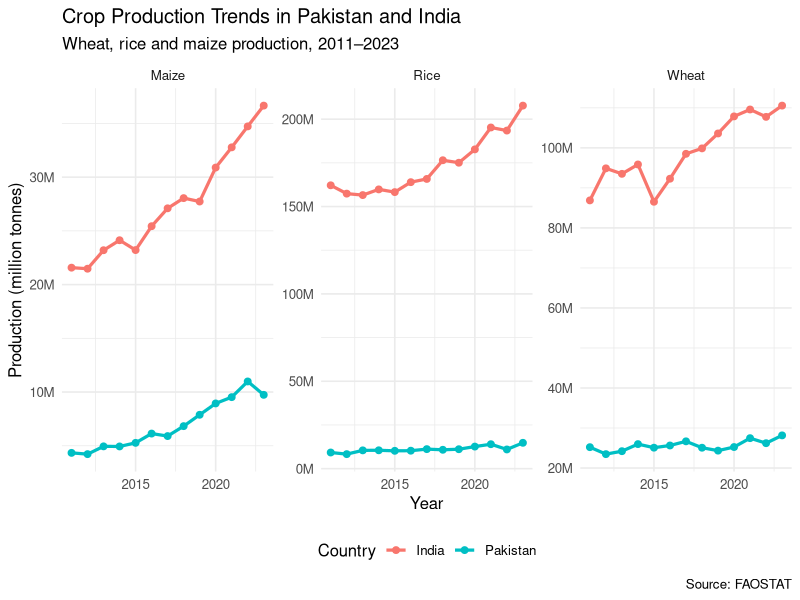
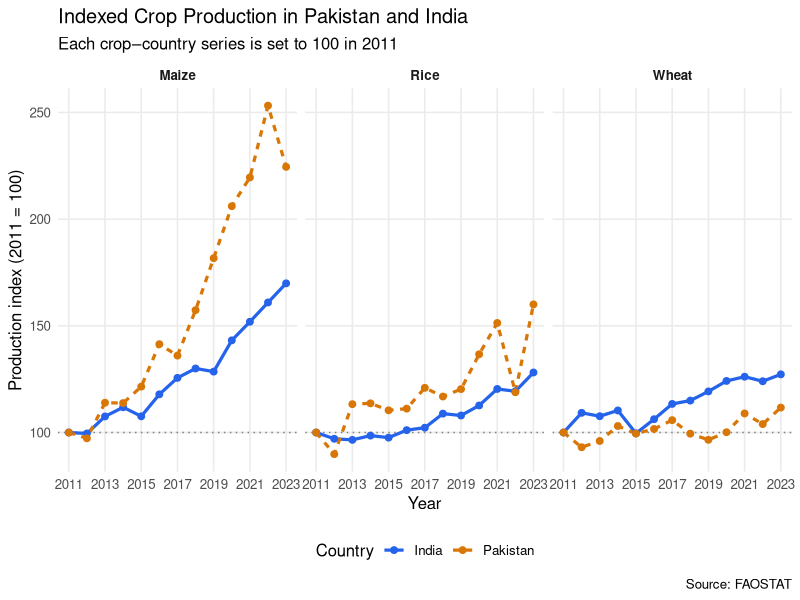
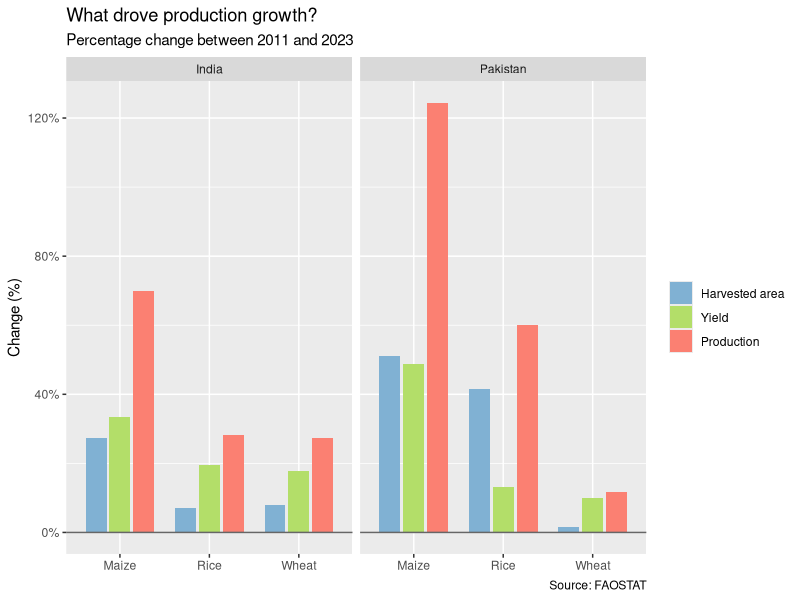
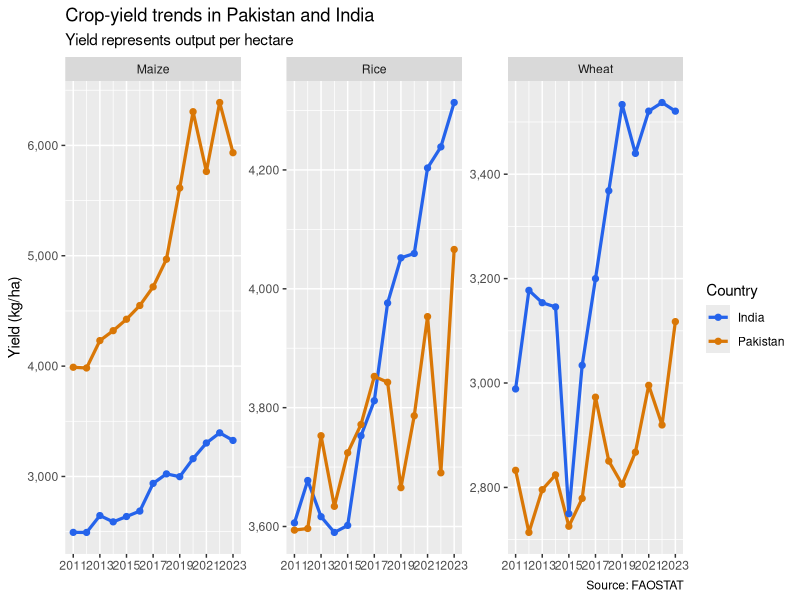
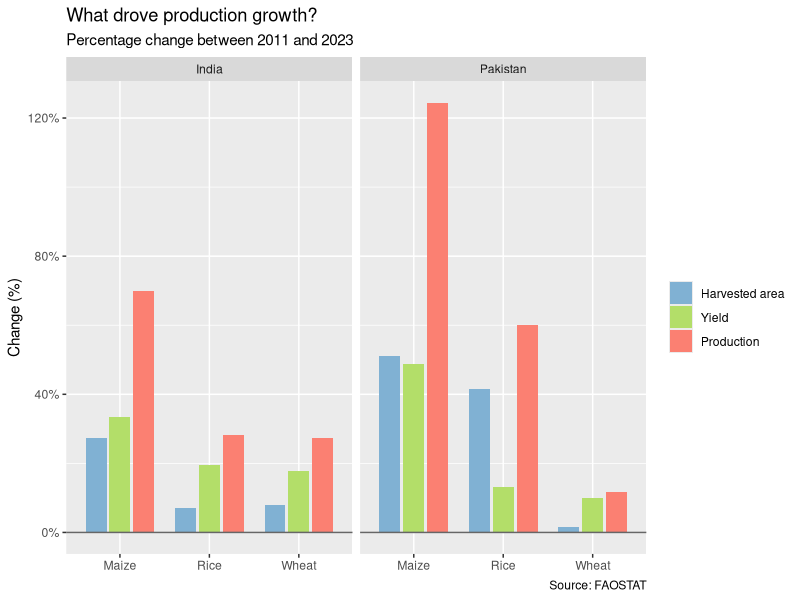
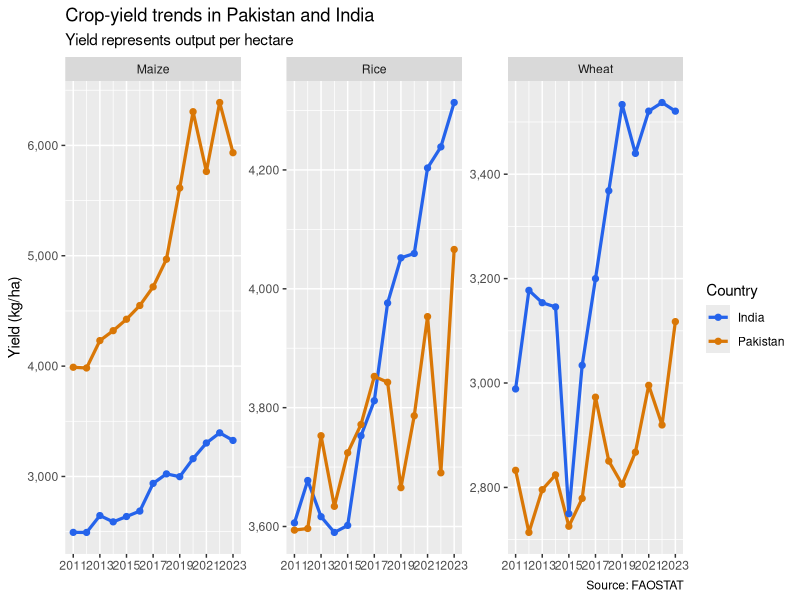

R code for these plots, in order:
## ---- chunk 1
library(tidyverse)
install.packages("ggplot2")
library(ggplot2)
library(scales)
## ---- chunk 2
agri_data <- read.csv(
  "data/agriculture.csv",
  fileEncoding = "UTF-8-BOM"
)
## ---- chunk 3
library(dplyr)
library(tidyr)

crop_data <- agri_data %>%
  filter(
    Area %in% c("Pakistan", "India"),
    Item %in% c("Wheat", "Rice", "Maize (corn)"),
    Element %in% c("Area harvested", "Yield", "Production"),
    !is.na(Value)
  ) %>%
  mutate(
    Item = recode(Item, "Maize (corn)" = "Maize")
  ) %>%
  select(Area, Item, Year, Element, Value) %>%
  pivot_wider(
    names_from = Element,
    values_from = Value
  ) %>%
  rename(
    country = Area,
    crop = Item,
    year = Year,
    area_ha = `Area harvested`,
    yield_kg_ha = Yield,
    production_t = Production
  ) %>%
  arrange(country, crop, year)
## ---- chunk 4
head(agri_data)
str(agri_data)
dim(agri_data)
names(agri_data)
## ---- chunk 5
head(crop_data)
dim(crop_data)

crop_data %>%
  count(country, crop)
## ---- chunk 6
library(ggplot2)
library(scales)

ggplot(
  crop_data,
  aes(x = year, y = production_t, color = country)
) +
  geom_line(linewidth = 1.1) +
  geom_point(size = 2) +
  facet_wrap(~ crop, scales = "free_y") +
  scale_y_continuous(
    labels = label_number(scale = 1e-6, suffix = "M")
  ) +
  labs(
    title = "Crop Production Trends in Pakistan and India",
    subtitle = "Wheat, rice and maize production, 2011–2023",
    x = "Year",
    y = "Production (million tonnes)",
    color = "Country",
    caption = "Source: FAOSTAT"
  ) +
  theme_minimal(base_size = 12) +
  theme(legend.position = "bottom")
## ---- chunk 7
library(dplyr)
library(ggplot2)
indexed_data <- crop_data %>% group_by(country, crop) %>% mutate(production_2011 = production_t[year == 2011][1], production_index = (production_t / production_2011) * 100
) %>%
    ungroup()
indexed_data %>%
  filter(year == 2011) %>%
  select(country, crop, year, production_index)
## ---- chunk 8
ggplot(
  indexed_data,
  aes(
    x = year,
    y = production_index,
    color = country,
    linetype = country,
    group = country
  )
) +
  geom_hline(
    yintercept = 100,
    color = "grey50",
    linetype = "dotted"
  ) +
  geom_line(linewidth = 1.1) +
  geom_point(size = 2) +
  facet_wrap(~ crop, nrow = 1) +
  scale_color_manual(
    values = c(
      "India" = "#2563EB",
      "Pakistan" = "#D97706"
    )
  ) +
  scale_x_continuous(
    breaks = seq(2011, 2023, by = 2)
  ) +
  labs(
    title = "Indexed Crop Production in Pakistan and India",
    subtitle = "Each crop–country series is set to 100 in 2011",
    x = "Year",
    y = "Production index (2011 = 100)",
    color = "Country",
    linetype = "Country",
    caption = "Source: FAOSTAT"
  ) +
  theme_minimal(base_size = 12) +
  theme(
    legend.position = "bottom",
    panel.grid.minor = element_blank(),
    strip.text = element_text(face = "bold")
  )
## ---- chunk 9
growth_ranking <- indexed_data %>%
  group_by(country, crop) %>%
  slice_max(year, n = 1, with_ties = FALSE) %>%
  ungroup() %>%
  transmute(
    country,
    crop,
    final_year = year,
    final_index = round(production_index, 1),
    growth_percent = round(production_index - 100, 1)
  ) %>%
  arrange(desc(growth_percent))

growth_ranking
## ---- chunk 10
growth_summary <- crop_data %>%
  group_by(country, crop) %>%
  summarise(
    area_change_pct = 100 * (
      last(area_ha, order_by = year) /
        first(area_ha, order_by = year) - 1
    ),
    yield_change_pct = 100 * (
      last(yield_kg_ha, order_by = year) /
        first(yield_kg_ha, order_by = year) - 1
    ),
    production_change_pct = 100 * (
      last(production_t, order_by = year) /
        first(production_t, order_by = year) - 1
    ),
    .groups = "drop"
  )

print(growth_summary)
## ---- chunk 11
growth_long <- growth_summary %>%
  pivot_longer(
    cols = ends_with("_change_pct"),
    names_to = "measure",
    values_to = "change_pct"
  ) %>%
  mutate(
    measure = recode(
      measure,
      area_change_pct = "Harvested area",
      yield_change_pct = "Yield",
      production_change_pct = "Production"
    ),
    measure = factor(
      measure,
      levels = c("Harvested area", "Yield", "Production")
    )
  )

p3 <- ggplot(
  growth_long,
  aes(x = crop, y = change_pct, fill = measure)
) +
  geom_col(
    position = position_dodge(width = 0.8),
    width = 0.7
  ) +
  geom_hline(yintercept = 0, colour = "grey40") +
  facet_wrap(~country) +
  scale_fill_manual(
    values = c(
      "Harvested area" = "#80B1D3",
      "Yield" = "#B3DE69",
      "Production" = "#FB8072"
    )
  ) +
  scale_y_continuous(labels = label_number(suffix = "%")) +
  labs(
    title = "What drove production growth?",
    subtitle = "Percentage change between 2011 and 2023",
    x = NULL,
    y = "Change (%)",
    fill = NULL,
    caption = "Source: FAOSTAT"
  )

p3

ggsave(
  "figures/03_growth_drivers.png",
  p3,
  width = 10,
  height = 6,
  dpi = 300
)
## ---- chunk 12
library(dplyr)
library(ggplot2)

country_colours <- c(
  "Pakistan" = "#D97706",
  "India" = "#2563EB"
)
p4 <- ggplot(
  crop_data,
  aes(x = year, y = yield_kg_ha, colour = country)
) +
  geom_line(linewidth = 1.1) +
  geom_point(size = 1.8) +
  facet_wrap(~crop, scales = "free_y") +
  scale_colour_manual(values = country_colours) +
  scale_x_continuous(breaks = seq(2011, 2023, 2)) +
  scale_y_continuous(labels = label_comma()) +
  labs(
    title = "Crop-yield trends in Pakistan and India",
    subtitle = "Yield represents output per hectare",
    x = NULL,
    y = "Yield (kg/ha)",
    colour = "Country",
    caption = "Source: FAOSTAT"
  )

p4

ggsave(
  "figures/04_yield_trends.png",
  p4,
  width = 11,
  height = 6,
  dpi = 300
)
